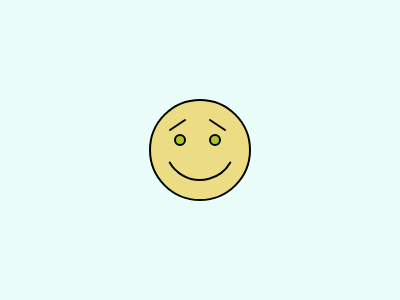
Frame 1 (no input)
Frame 60 (no input): identical to frame 1, image omitted
Frame 120 (the mouse pressed at the canvas centre since frame 60): identical to frame 1, image omitted

The p5.js sketch that drew this single still picture (run headless with seeded random() and noise() and a simulated clock; from frame 60 on, the mouse is pressed at the canvas centre):

// p5.js sketch
// ── sketch.js
function setup() {
  createCanvas(400, 300);
}

function draw() {
  background(234, 253, 248);

  // face
  rectMode(CENTER);
  stroke(0, 0, 0);
  strokeWeight(2);
  fill(236, 221, 133);
  rect(200, 150, 100, 100, 50);
  
  // eyes
  fill(171, 195, 47);
  circle(180, 140, 10);
  circle(215, 140, 10);
   // ellipse(210, 160, 70, 30);

  // eyebrows
  line(170, 130, 185, 120);
  line(225, 130, 210, 120);
  
  // smile
  fill(236, 221, 133);
  arc(200, 145, 70, 70, (1/6) * PI, (5/6) * PI);

  // fill(255, 0, 0);
  // stroke(0, 255, 0);
  // ellipse(200, 250, 50, 50);
}
